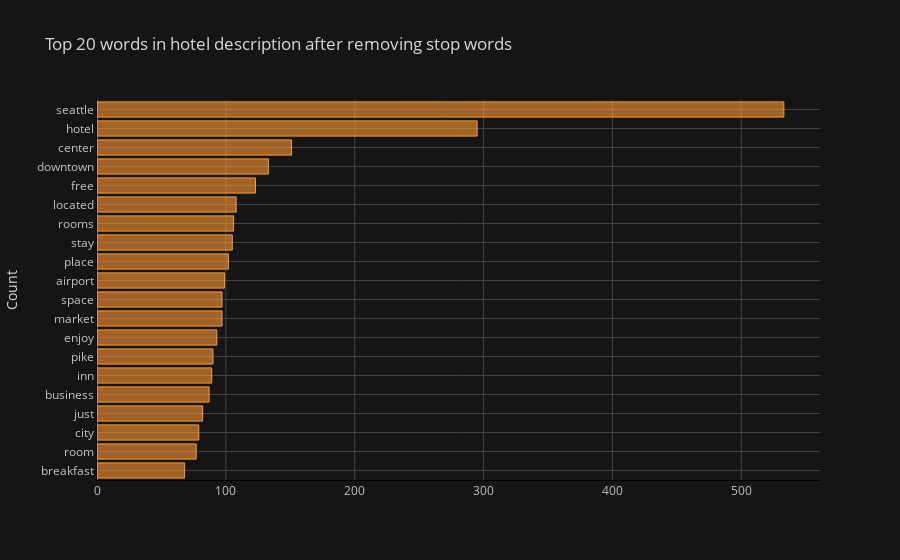

The notebook cell this image was saved under:
### Markdown cell above
<h3> Visualize frequent words after text processing </h3>

### Code cell
def get_top_n_words(corpus, n=None):
    vec = CountVectorizer(stop_words='english').fit(corpus)
    bag_of_words = vec.transform(corpus)
    sum_words = bag_of_words.sum(axis=0) 
    words_freq = [(word, sum_words[0, idx]) for word, idx in vec.vocabulary_.items()]
    words_freq =sorted(words_freq, key = lambda x: x[1], reverse=True)
    return words_freq[:n]
common_words = get_top_n_words(df['desc'], 20)
df2 = pd.DataFrame(common_words, columns = ['desc' , 'count'])
df2.groupby('desc').sum()['count'].sort_values().iplot(kind='barh', yTitle='Count', linecolor='black', title='Top 20 words in hotel description after removing stop words')

### Figure 1 — Plotly figure (JSON) as saved in the notebook; plotly's stock layout.template omitted (floating-point values rounded to 4 significant figures)
{"data": [{"marker": {"color": "rgba(255, 153, 51, 0.6)", "line": {"color": "rgba(255, 153, 51, 1.0)", "width": 1}}, "name": "count", "orientation": "h", "text": "", "type": "bar", "x": [68, 77, 79, 82, 87, 89, 90, 93, 97, 97, 99, 102, 105, 106, 108, 123, 133, 151, 295, 533], "y": ["breakfast", "room", "city", "just", "business", "inn", "pike", "enjoy", "market", "space", "airport", "place", "stay", "rooms", "located", "free", "downtown", "center", "hotel", "seattle"]}], "layout": {"legend": {"bgcolor": "#151516", "font": {"color": "#D9D9D9"}}, "paper_bgcolor": "#151516", "plot_bgcolor": "#151516", "title": {"font": {"color": "#D9D9D9"}, "text": "Top 20 words in hotel description after removing stop words"}, "xaxis": {"gridcolor": "#434343", "linecolor": "black", "showgrid": true, "tickfont": {"color": "#C2C2C2"}, "title": {"font": {"color": "#D9D9D9"}, "text": ""}, "zerolinecolor": "#666570"}, "yaxis": {"gridcolor": "#434343", "linecolor": "black", "showgrid": true, "tickfont": {"color": "#C2C2C2"}, "title": {"font": {"color": "#D9D9D9"}, "text": "Count"}, "zerolinecolor": "#666570"}}}
